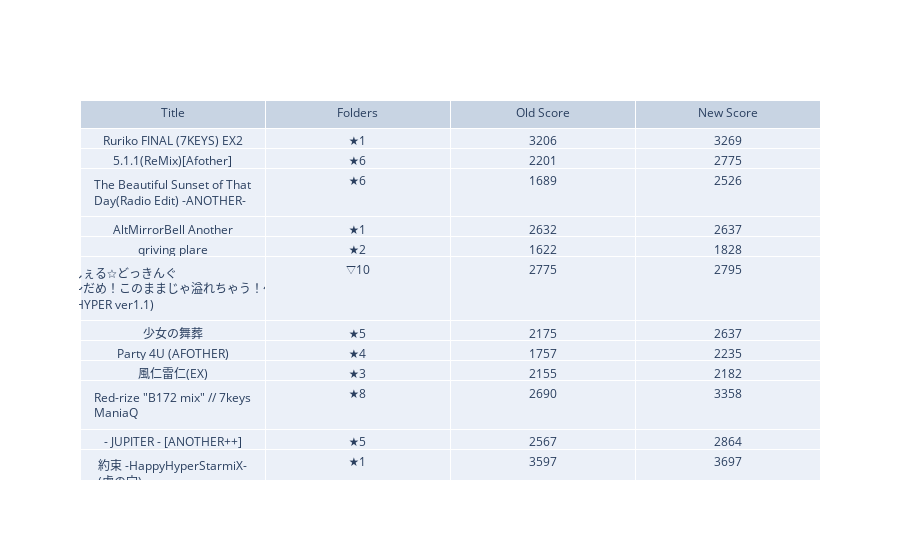

This figure's notebook cell:
### Code cell
df = result.filter(result["score"] > result["oldscore"])
go.Figure(data=[go.Table(
    header=dict(values=['Title', 'Folders', 'Old Score', "New Score"]),
    cells=dict(values=[df["title"], df["folder_name"], df["oldscore"], df["score"]])
)])

### Figure 1 — Plotly figure (JSON) as saved in the notebook; plotly's stock layout.template omitted (floating-point values rounded to 4 significant figures)
{"data": [{"cells": {"values": [["Ruriko FINAL (7KEYS) EX2", "5.1.1(ReMix)[Afother]", "The Beautiful Sunset of That Day(Radio Edit) -ANOTHER-", "AltMirrorBell Another", "qriving plare", "しぇる☆どっきんぐ ～だめ！このままじゃ溢れちゃう！～ (HYPER ver1.1)", "少女の舞葬", "Party 4U (AFOTHER)", "風仁雷仁(EX)", "Red-rize \"B172 mix\" // 7keys ManiaQ", "- JUPITER - [ANOTHER++]", "約束 -HappyHyperStarmiX- (虎の穴)", "Eleventh Hour (time limit soon! mix) [29Another]", "witchcraft -EX7-", "約束 -HappyHyperStarmiX- (虎の穴)", "Happy☆mooN(MANIAC)", "remote control⇒"], [["★1"], ["★6"], ["★6"], ["★1"], ["★2"], ["▽10"], ["★5"], ["★4"], ["★3"], ["★8"], ["★5"], ["★1"], ["★1"], ["★7"], ["★1"], ["★12"], ["★10"]], [3206, 2201, 1689, 2632, 1622, 2775, 2175, 1757, 2155, 2690, 2567, 3597, 2437, 1590, 3515, 3098, 3154], [3269, 2775, 2526, 2637, 1828, 2795, 2637, 2235, 2182, 3358, 2864, 3697, 2502, 2292, 3597, 3154, 3308]]}, "header": {"values": ["Title", "Folders", "Old Score", "New Score"]}, "type": "table"}], "layout": {}}
